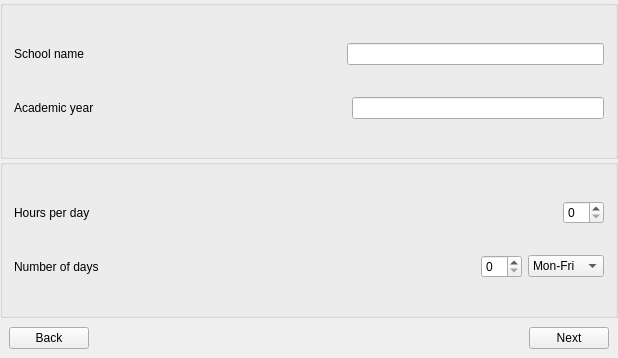
<?xml version="1.0" encoding="UTF-8"?>
<ui version="4.0">
 <class>BasicInfoView</class>
 <widget class="QWidget" name="BasicInfoView">
  <property name="geometry">
   <rect>
    <x>0</x>
    <y>0</y>
    <width>618</width>
    <height>358</height>
   </rect>
  </property>
  <property name="windowTitle">
   <string>ThirdPage</string>
  </property>
  <layout class="QGridLayout" name="gridLayout_3">
   <property name="leftMargin">
    <number>0</number>
   </property>
   <property name="topMargin">
    <number>0</number>
   </property>
   <property name="rightMargin">
    <number>0</number>
   </property>
   <property name="bottomMargin">
    <number>0</number>
   </property>
   <property name="spacing">
    <number>0</number>
   </property>
   <item row="0" column="0">
    <widget class="QGroupBox" name="groupBox">
     <property name="title">
      <string/>
     </property>
     <layout class="QHBoxLayout" name="horizontalLayout_5">
      <item>
       <layout class="QGridLayout" name="gridLayout">
        <item row="0" column="0">
         <layout class="QHBoxLayout" name="horizontalLayout_2">
          <item>
           <widget class="QLabel" name="ShoolNameLabel">
            <property name="text">
             <string>School name</string>
            </property>
           </widget>
          </item>
          <item>
           <spacer name="horizontalSpacer_5">
            <property name="orientation">
             <enum>Qt::Horizontal</enum>
            </property>
            <property name="sizeHint" stdset="0">
             <size>
              <width>40</width>
              <height>20</height>
             </size>
            </property>
           </spacer>
          </item>
          <item>
           <widget class="QLineEdit" name="SchoolName"/>
          </item>
         </layout>
        </item>
        <item row="1" column="0">
         <layout class="QHBoxLayout" name="horizontalLayout">
          <item>
           <widget class="QLabel" name="AcademicYearLabel">
            <property name="text">
             <string>Academic year</string>
            </property>
           </widget>
          </item>
          <item>
           <spacer name="horizontalSpacer">
            <property name="orientation">
             <enum>Qt::Horizontal</enum>
            </property>
            <property name="sizeHint" stdset="0">
             <size>
              <width>40</width>
              <height>20</height>
             </size>
            </property>
           </spacer>
          </item>
          <item>
           <widget class="QLineEdit" name="AcademicYear"/>
          </item>
         </layout>
        </item>
       </layout>
      </item>
     </layout>
    </widget>
   </item>
   <item row="1" column="0">
    <widget class="QGroupBox" name="groupBox_2">
     <property name="title">
      <string/>
     </property>
     <layout class="QHBoxLayout" name="horizontalLayout_6">
      <item>
       <layout class="QGridLayout" name="gridLayout_2">
        <item row="0" column="0">
         <layout class="QHBoxLayout" name="horizontalLayout_3">
          <item>
           <widget class="QLabel" name="label">
            <property name="text">
             <string>Hours per day</string>
            </property>
           </widget>
          </item>
          <item>
           <spacer name="horizontalSpacer_2">
            <property name="orientation">
             <enum>Qt::Horizontal</enum>
            </property>
            <property name="sizeHint" stdset="0">
             <size>
              <width>40</width>
              <height>20</height>
             </size>
            </property>
           </spacer>
          </item>
          <item>
           <widget class="QSpinBox" name="HoursPerDay"/>
          </item>
         </layout>
        </item>
        <item row="1" column="0">
         <layout class="QHBoxLayout" name="horizontalLayout_4">
          <item>
           <widget class="QLabel" name="label_2">
            <property name="text">
             <string>Number of days</string>
            </property>
           </widget>
          </item>
          <item>
           <spacer name="horizontalSpacer_3">
            <property name="orientation">
             <enum>Qt::Horizontal</enum>
            </property>
            <property name="sizeHint" stdset="0">
             <size>
              <width>40</width>
              <height>20</height>
             </size>
            </property>
           </spacer>
          </item>
          <item>
           <widget class="QSpinBox" name="DaysPerWeek"/>
          </item>
          <item>
           <widget class="QComboBox" name="comboBox_3">
            <item>
             <property name="text">
              <string>Mon-Fri</string>
             </property>
            </item>
            <item>
             <property name="text">
              <string>Sun-Thu</string>
             </property>
            </item>
            <item>
             <property name="text">
              <string>Sat-Wed</string>
             </property>
            </item>
           </widget>
          </item>
         </layout>
        </item>
       </layout>
      </item>
     </layout>
    </widget>
   </item>
   <item row="2" column="0">
    <layout class="QHBoxLayout" name="horizontalLayout_7">
     <property name="leftMargin">
      <number>9</number>
     </property>
     <property name="topMargin">
      <number>9</number>
     </property>
     <property name="rightMargin">
      <number>9</number>
     </property>
     <property name="bottomMargin">
      <number>9</number>
     </property>
     <item>
      <widget class="QPushButton" name="Back">
       <property name="text">
        <string>Back</string>
       </property>
      </widget>
     </item>
     <item>
      <spacer name="horizontalSpacer_4">
       <property name="orientation">
        <enum>Qt::Horizontal</enum>
       </property>
       <property name="sizeHint" stdset="0">
        <size>
         <width>40</width>
         <height>20</height>
        </size>
       </property>
      </spacer>
     </item>
     <item>
      <widget class="QPushButton" name="Next">
       <property name="text">
        <string>Next</string>
       </property>
      </widget>
     </item>
    </layout>
   </item>
  </layout>
 </widget>
 <layoutdefault spacing="6" margin="11"/>
 <resources/>
 <connections/>
</ui>
